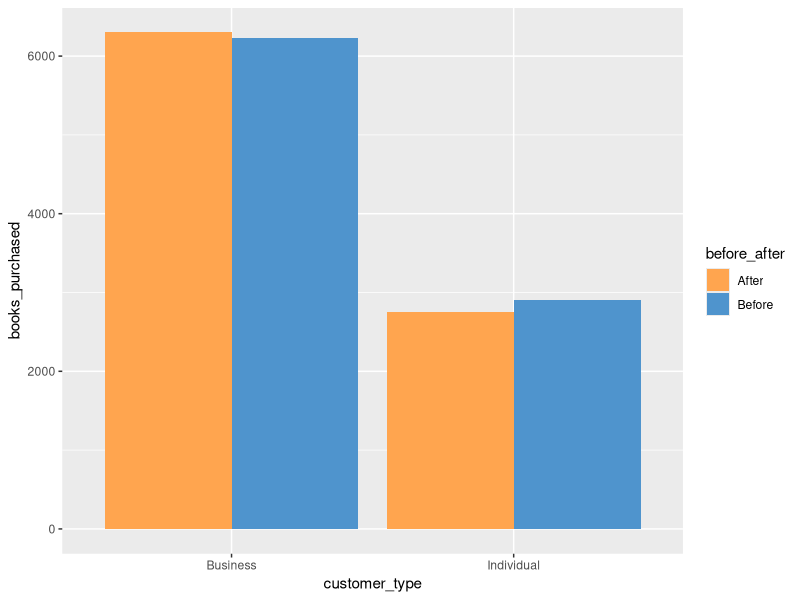

The R script that drew this image:
## ---- chunk 1
knitr::opts_chunk$set(echo = FALSE)
library(tidyverse)
library(readr)
library(lubridate)
library(dplyr)
## ---- chunk 2
getwd()
library(tidyverse)
library(readr)
raw<-read.csv("Part 1 sales2019.csv")
str(raw)
table(is.na(raw$date))
table(is.na(raw$user_submitted_review))
table(is.na(raw$title))
table(is.na(raw$total_purchased))
table(is.na(raw$customer_type))

## ---- chunk 3
fillin<-mean(raw$total_purchased, na.rm = TRUE)
clean <- raw %>%
  filter(!is.na(user_submitted_review)) %>%
  mutate(new_total_purchased = if_else(is.na(total_purchased), fillin, total_purchased))

#print the first few rows to check
head(clean)
table(is.na(clean$new_total_purchased))

## ---- chunk 4
unique(clean$user_submitted_review)
cleanreview <- clean %>% 
  mutate(
    comment_attitude = case_when(
      user_submitted_review %in% c("it was okay", "OK", "") ~ "neutral comment",
      user_submitted_review %in% c("Awesome!", "Never read a better book", "I learned a lot") ~ "positive comment",
      TRUE ~ "negative comment"
    ) 
  )

head(cleanreview)

## ---- chunk 5
#conversion
cleanreview$date<-ymd(cleanreview$date)
str(cleanreview)

#separate column
clean_review_program<-cleanreview %>%
  mutate(before_after = ifelse(cleanreview$date>"2019-07-01","After","Before")
  )

#sum of sales before and after
sales_before_after<-clean_review_program %>% 
  group_by(before_after) %>% 
  summarize(
    books_purchased = sum(new_total_purchased)
  )
sales_before_after
## ---- chunk 6
clean_review_program_customer<-clean_review_program %>% 
  group_by(before_after, customer_type) %>% 
  summarize(
    books_purchased = sum(new_total_purchased)
  )
clean_review_program_customer

## ---- chunk 7
ggplot(clean_review_program_customer, aes(x=customer_type, y=books_purchased, fill=before_after)) +
  geom_bar(stat="identity", position="dodge") +
  scale_fill_manual(values = c("tan1", "steelblue3"))
## ---- chunk 8
review <- clean_review_program %>% 
  group_by(before_after) %>% 
  summarize(
    num_positive_reviews = sum(comment_attitude == "positive comment"),
    num_neutral_review = sum(comment_attitude == "neutral comment"),
    num_negative_review = sum(comment_attitude == "negative comment")
  )
review
